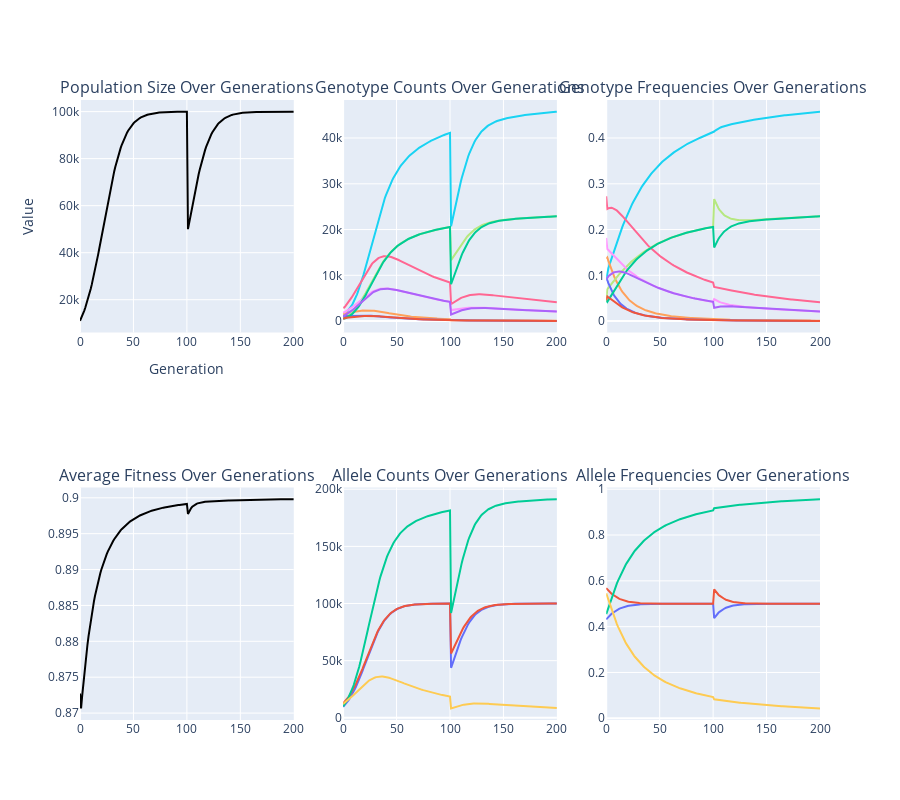

The code cell stored with this chart in its notebook:
### Code cell
# 2 locus, 2 alleles each (Not HW equilibrium)

generations=200
growth_rate=0.1
drift=0
carrying_capacity = 100000
bottleneck_yr=100
bottleneck_pop=50000


genotype_counts = {
    (('A1', 'A2'), ('B1', 'B1')): 1000,
    (('A1', 'A2'), ('B1', 'B2')): 3000,
    (('A1', 'A2'), ('B2', 'B2')): 1500,
    (('A2', 'A2'), ('B1', 'B1')): 500,
    (('A2', 'A2'), ('B1', 'B2')): 2000,
    (('A2', 'A2'), ('B2', 'B2')): 1000,
    (('A1', 'A1'), ('B1', 'B1')): 500,
    (('A1', 'A1'), ('B1', 'B2')): 1000,
    (('A1', 'A1'), ('B2', 'B2')): 500 
}

genotype_fitness = {
    (('A1', 'A2'), ('B1', 'B1')): 1.0,
    (('A1', 'A2'), ('B1', 'B2')): 1.0,
    (('A1', 'A2'), ('B2', 'B2')): 0.8,
    (('A2', 'A2'), ('B1', 'B1')): 0.8,
    (('A2', 'A2'), ('B1', 'B2')): 0.8,
    (('A2', 'A2'), ('B2', 'B2')): 0.8,
    (('A1', 'A1'), ('B1', 'B1')): 0.8,
    (('A1', 'A1'), ('B1', 'B2')): 0.8,
    (('A1', 'A1'), ('B2', 'B2')): 0.8 
}

mutations = [{('A1', 'A2'): 0.0, ('A2', 'A1'): 0.0,},
             {('B1', 'B2'): 0.0, ('B2', 'B1'): 0.0}]

next_genotype_frequencies(generations,
                          genotype_counts,
                          genotype_fitness,
                          growth_rate,
                          carrying_capacity,
                          drift,
                          mutations,
                          bottleneck_yr,
                          bottleneck_pop)

### Figure 1 — Plotly figure (JSON) as saved in the notebook; plotly's stock layout.template omitted (floating-point values rounded to 4 significant figures; data arrays with more than 128 entries replaced by an {"elided": "..."} marker saying what was removed)
{"data": [{"hoverinfo": "text", "line": {"color": "black"}, "mode": "lines", "name": "Population Size", "showlegend": false, "text": {"elided": "201 str values"}, "type": "scatter", "x": {"elided": "201 int values"}, "xaxis": "x", "y": {"elided": "201 float values"}, "yaxis": "y"}, {"hoverinfo": "text", "line": {"color": "#19D3F3"}, "mode": "lines", "name": "A1A2, B1B1", "showlegend": false, "text": {"elided": "201 str values"}, "type": "scatter", "x": {"elided": "201 int values"}, "xaxis": "x2", "y": {"elided": "201 int values"}, "yaxis": "y2"}, {"hoverinfo": "text", "line": {"color": "#FF6692"}, "mode": "lines", "name": "A1A2, B1B2", "showlegend": false, "text": {"elided": "201 str values"}, "type": "scatter", "x": {"elided": "201 int values"}, "xaxis": "x2", "y": {"elided": "201 int values"}, "yaxis": "y2"}, {"hoverinfo": "text", "line": {"color": "#FFA15A"}, "mode": "lines", "name": "A1A2, B2B2", "showlegend": false, "text": {"elided": "201 str values"}, "type": "scatter", "x": {"elided": "201 int values"}, "xaxis": "x2", "y": {"elided": "201 int values"}, "yaxis": "y2"}, {"hoverinfo": "text", "line": {"color": "#B6E880"}, "mode": "lines", "name": "A2A2, B1B1", "showlegend": false, "text": {"elided": "201 str values"}, "type": "scatter", "x": {"elided": "201 int values"}, "xaxis": "x2", "y": {"elided": "201 int values"}, "yaxis": "y2"}, {"hoverinfo": "text", "line": {"color": "#FF97FF"}, "mode": "lines", "name": "A2A2, B1B2", "showlegend": false, "text": {"elided": "201 str values"}, "type": "scatter", "x": {"elided": "201 int values"}, "xaxis": "x2", "y": {"elided": "201 int values"}, "yaxis": "y2"}, {"hoverinfo": "text", "line": {"color": "#636EFA"}, "mode": "lines", "name": "A2A2, B2B2", "showlegend": false, "text": {"elided": "201 str values"}, "type": "scatter", "x": {"elided": "201 int values"}, "xaxis": "x2", "y": {"elided": "201 int values"}, "yaxis": "y2"}, {"hoverinfo": "text", "line": {"color": "#00CC96"}, "mode": "lines", "name": "A1A1, B1B1", "showlegend": false, "text": {"elided": "201 str values"}, "type": "scatter", "x": {"elided": "201 int values"}, "xaxis": "x2", "y": {"elided": "201 int values"}, "yaxis": "y2"}, {"hoverinfo": "text", "line": {"color": "#AB63FA"}, "mode": "lines", "name": "A1A1, B1B2", "showlegend": false, "text": {"elided": "201 str values"}, "type": "scatter", "x": {"elided": "201 int values"}, "xaxis": "x2", "y": {"elided": "201 int values"}, "yaxis": "y2"}, {"hoverinfo": "text", "line": {"color": "#EF553B"}, "mode": "lines", "name": "A1A1, B2B2", "showlegend": false, "text": {"elided": "201 str values"}, "type": "scatter", "x": {"elided": "201 int values"}, "xaxis": "x2", "y": {"elided": "201 int values"}, "yaxis": "y2"}, {"hoverinfo": "text", "line": {"color": "#19D3F3"}, "mode": "lines", "name": "A1A2, B1B1", "showlegend": false, "text": {"elided": "201 str values"}, "type": "scatter", "x": {"elided": "201 int values"}, "xaxis": "x3", "y": {"elided": "201 float values"}, "yaxis": "y3"}, {"hoverinfo": "text", "line": {"color": "#FF6692"}, "mode": "lines", "name": "A1A2, B1B2", "showlegend": false, "text": {"elided": "201 str values"}, "type": "scatter", "x": {"elided": "201 int values"}, "xaxis": "x3", "y": {"elided": "201 float values"}, "yaxis": "y3"}, {"hoverinfo": "text", "line": {"color": "#FFA15A"}, "mode": "lines", "name": "A1A2, B2B2", "showlegend": false, "text": {"elided": "201 str values"}, "type": "scatter", "x": {"elided": "201 int values"}, "xaxis": "x3", "y": {"elided": "201 float values"}, "yaxis": "y3"}, {"hoverinfo": "text", "line": {"color": "#B6E880"}, "mode": "lines", "name": "A2A2, B1B1", "showlegend": false, "text": {"elided": "201 str values"}, "type": "scatter", "x": {"elided": "201 int values"}, "xaxis": "x3", "y": {"elided": "201 float values"}, "yaxis": "y3"}, {"hoverinfo": "text", "line": {"color": "#FF97FF"}, "mode": "lines", "name": "A2A2, B1B2", "showlegend": false, "text": {"elided": "201 str values"}, "type": "scatter", "x": {"elided": "201 int values"}, "xaxis": "x3", "y": {"elided": "201 float values"}, "yaxis": "y3"}, {"hoverinfo": "text", "line": {"color": "#636EFA"}, "mode": "lines", "name": "A2A2, B2B2", "showlegend": false, "text": {"elided": "201 str values"}, "type": "scatter", "x": {"elided": "201 int values"}, "xaxis": "x3", "y": {"elided": "201 float values"}, "yaxis": "y3"}, {"hoverinfo": "text", "line": {"color": "#00CC96"}, "mode": "lines", "name": "A1A1, B1B1", "showlegend": false, "text": {"elided": "201 str values"}, "type": "scatter", "x": {"elided": "201 int values"}, "xaxis": "x3", "y": {"elided": "201 float values"}, "yaxis": "y3"}, {"hoverinfo": "text", "line": {"color": "#AB63FA"}, "mode": "lines", "name": "A1A1, B1B2", "showlegend": false, "text": {"elided": "201 str values"}, "type": "scatter", "x": {"elided": "201 int values"}, "xaxis": "x3", "y": {"elided": "201 float values"}, "yaxis": "y3"}, {"hoverinfo": "text", "line": {"color": "#EF553B"}, "mode": "lines", "name": "A1A1, B2B2", "showlegend": false, "text": {"elided": "201 str values"}, "type": "scatter", "x": {"elided": "201 int values"}, "xaxis": "x3", "y": {"elided": "201 float values"}, "yaxis": "y3"}, {"hoverinfo": "text", "line": {"color": "black"}, "mode": "lines", "name": "Average Fitness", "showlegend": false, "text": {"elided": "201 str values"}, "type": "scatter", "x": {"elided": "201 int values"}, "xaxis": "x4", "y": {"elided": "201 float values"}, "yaxis": "y4"}, {"hoverinfo": "text", "line": {"color": "#636EFA"}, "mode": "lines", "name": "A1", "showlegend": false, "text": {"elided": "201 str values"}, "type": "scatter", "x": {"elided": "201 int values"}, "xaxis": "x5", "y": {"elided": "201 int values"}, "yaxis": "y5"}, {"hoverinfo": "text", "line": {"color": "#EF553B"}, "mode": "lines", "name": "A2", "showlegend": false, "text": {"elided": "201 str values"}, "type": "scatter", "x": {"elided": "201 int values"}, "xaxis": "x5", "y": {"elided": "201 int values"}, "yaxis": "y5"}, {"hoverinfo": "text", "line": {"color": "#00CC96"}, "mode": "lines", "name": "B1", "showlegend": false, "text": {"elided": "201 str values"}, "type": "scatter", "x": {"elided": "201 int values"}, "xaxis": "x5", "y": {"elided": "201 int values"}, "yaxis": "y5"}, {"hoverinfo": "text", "line": {"color": "#FECB52"}, "mode": "lines", "name": "B2", "showlegend": false, "text": {"elided": "201 str values"}, "type": "scatter", "x": {"elided": "201 int values"}, "xaxis": "x5", "y": {"elided": "201 int values"}, "yaxis": "y5"}, {"hoverinfo": "text", "line": {"color": "#636EFA"}, "mode": "lines", "name": "A1", "showlegend": false, "text": {"elided": "201 str values"}, "type": "scatter", "x": {"elided": "201 int values"}, "xaxis": "x6", "y": {"elided": "201 float values"}, "yaxis": "y6"}, {"hoverinfo": "text", "line": {"color": "#EF553B"}, "mode": "lines", "name": "A2", "showlegend": false, "text": {"elided": "201 str values"}, "type": "scatter", "x": {"elided": "201 int values"}, "xaxis": "x6", "y": {"elided": "201 float values"}, "yaxis": "y6"}, {"hoverinfo": "text", "line": {"color": "#00CC96"}, "mode": "lines", "name": "B1", "showlegend": false, "text": {"elided": "201 str values"}, "type": "scatter", "x": {"elided": "201 int values"}, "xaxis": "x6", "y": {"elided": "201 float values"}, "yaxis": "y6"}, {"hoverinfo": "text", "line": {"color": "#FECB52"}, "mode": "lines", "name": "B2", "showlegend": false, "text": {"elided": "201 str values"}, "type": "scatter", "x": {"elided": "201 int values"}, "xaxis": "x6", "y": {"elided": "201 float values"}, "yaxis": "y6"}], "layout": {"annotations": [{"font": {"size": 16}, "showarrow": false, "text": "Population Size Over Generations", "x": 0.1444, "xanchor": "center", "xref": "paper", "y": 1, "yanchor": "bottom", "yref": "paper"}, {"font": {"size": 16}, "showarrow": false, "text": "Genotype Counts Over Generations", "x": 0.5, "xanchor": "center", "xref": "paper", "y": 1, "yanchor": "bottom", "yref": "paper"}, {"font": {"size": 16}, "showarrow": false, "text": "Genotype Frequencies Over Generations", "x": 0.8556, "xanchor": "center", "xref": "paper", "y": 1, "yanchor": "bottom", "yref": "paper"}, {"font": {"size": 16}, "showarrow": false, "text": "Average Fitness Over Generations", "x": 0.1444, "xanchor": "center", "xref": "paper", "y": 0.375, "yanchor": "bottom", "yref": "paper"}, {"font": {"size": 16}, "showarrow": false, "text": "Allele Counts Over Generations", "x": 0.5, "xanchor": "center", "xref": "paper", "y": 0.375, "yanchor": "bottom", "yref": "paper"}, {"font": {"size": 16}, "showarrow": false, "text": "Allele Frequencies Over Generations", "x": 0.8556, "xanchor": "center", "xref": "paper", "y": 0.375, "yanchor": "bottom", "yref": "paper"}], "height": 800, "hovermode": "closest", "xaxis": {"anchor": "y", "domain": [0, 0.2889], "title": {"text": "Generation"}}, "xaxis2": {"anchor": "y2", "domain": [0.3556, 0.6444]}, "xaxis3": {"anchor": "y3", "domain": [0.7111, 1]}, "xaxis4": {"anchor": "y4", "domain": [0, 0.2889]}, "xaxis5": {"anchor": "y5", "domain": [0.3556, 0.6444]}, "xaxis6": {"anchor": "y6", "domain": [0.7111, 1]}, "yaxis": {"anchor": "x", "domain": [0.625, 1], "title": {"text": "Value"}}, "yaxis2": {"anchor": "x2", "domain": [0.625, 1]}, "yaxis3": {"anchor": "x3", "domain": [0.625, 1]}, "yaxis4": {"anchor": "x4", "domain": [0, 0.375]}, "yaxis5": {"anchor": "x5", "domain": [0, 0.375]}, "yaxis6": {"anchor": "x6", "domain": [0, 0.375]}}}
